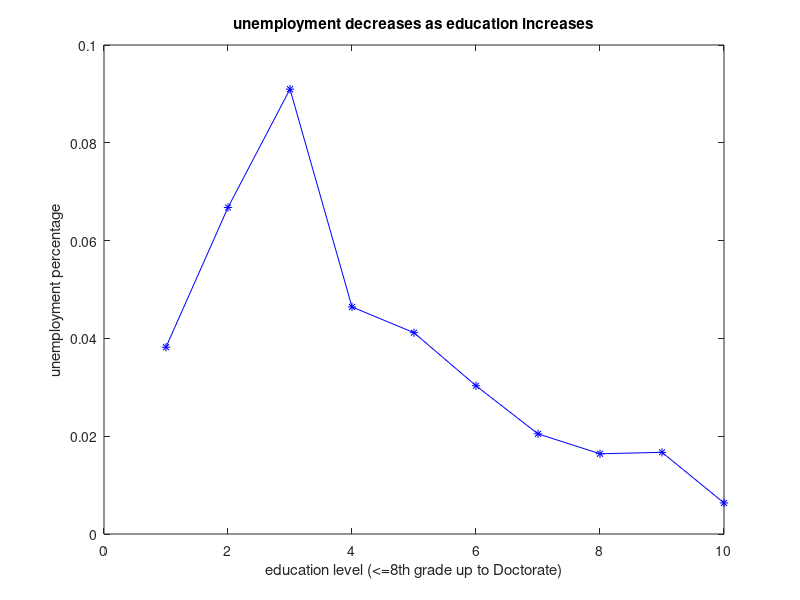

Write the MATLAB code that produced this figure.
% Programming Fundamentals Using MATLAB, Michael Weeks Copyright 2020
% 
%
% Census data
%
% Educational Attainment of the Population 25 Years and Over, by Selected
% Characteristics:  2007
%Total	Educational Attainment								
%	"None - 8th grade"	"9th - 11th grade"	"High school graduate"	
%   "Some college no degree"  "Associate's degree"	"Bachelor's degree" 
%   "Master's degree" "Professional degree" "Doctoral degree"
% (cilivian labe force only)
%
% Source: 
% https://www.census.gov/population/www/socdemo/education/cps2007.html
%
% Also, for each level, find the total percentage of the population.
%


empl= [125537	4444	7504	36821	21569	12409	27793	10491	2473	2033];
unemp= [4987	318	751	1793	926	388	581	175	42	13];

% Find percent unemployed
pct = unemp ./ (empl + unemp);

plot(1:length(pct),pct,'b*-')
title('unemployment decreases as education increases');
ylabel('unemployment percentage');
xlabel('education level (<=8th grade up to Doctorate)');


totals = empl + unemp;
disp(' ');
disp('For 2007, here are the percentages of education level.');
disp(sprintf('None - 8th grade       %4.1f%%', totals(2)*100/totals(1)));
disp(sprintf('9th - 11th grade       %4.1f%%', totals(3)*100/totals(1)));
disp(sprintf('High school graduate   %4.1f%%', totals(4)*100/totals(1)));
disp(sprintf('Some college no degree %4.1f%%', totals(5)*100/totals(1)));
disp(sprintf('Associate''s degree     %4.1f%%', totals(6)*100/totals(1)));	
disp(sprintf('Bachelor''s degree      %4.1f%%', totals(7)*100/totals(1)));
disp(sprintf('Master''s degree        %4.1f%%', totals(8)*100/totals(1)));
disp(sprintf('Professional degree    %4.1f%%', totals(9)*100/totals(1)));
disp(sprintf('Doctoral degree        %4.1f%%', totals(10)*100/totals(1)));
disp(' ');

